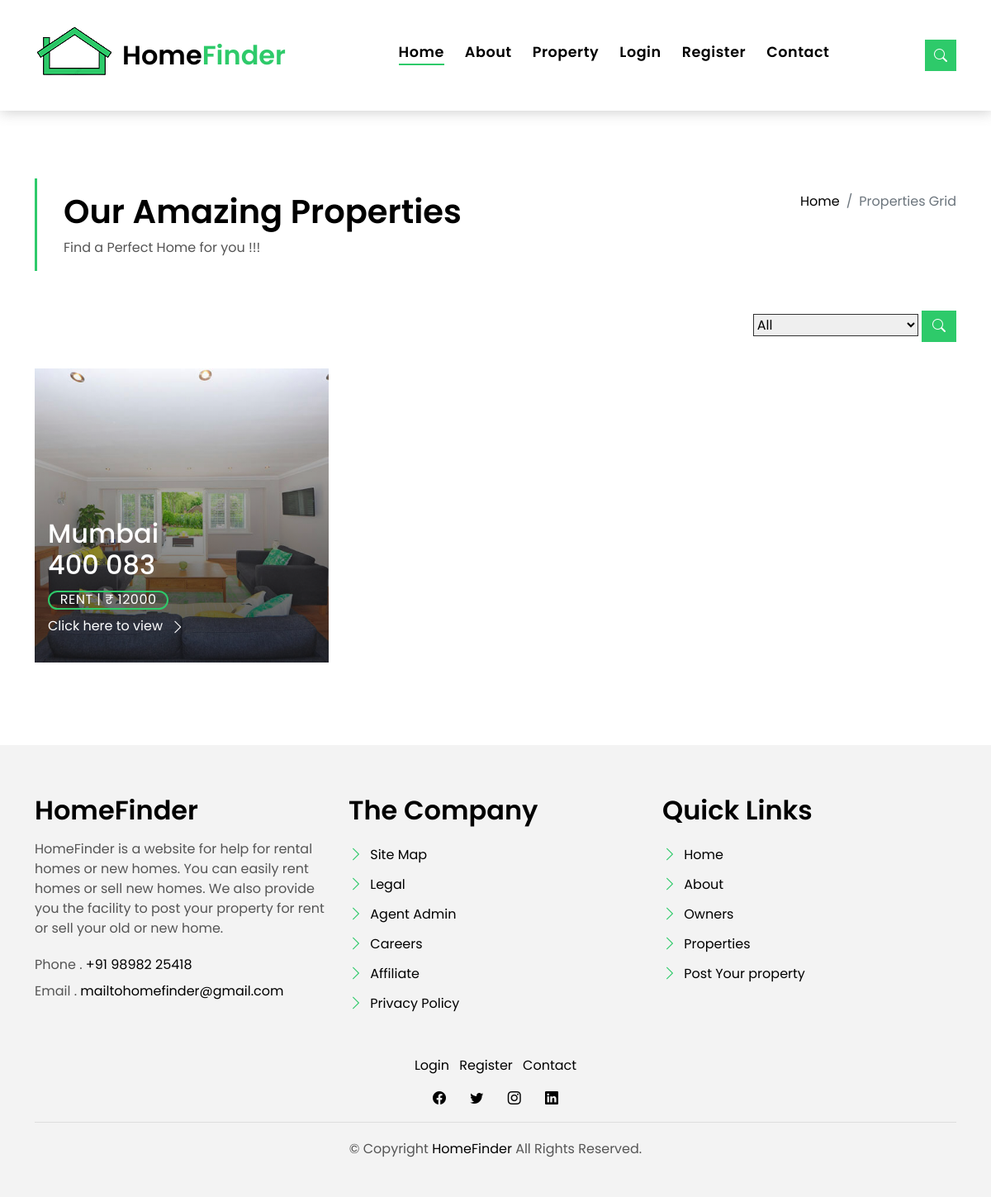
The page /property_grid/ on the database its author committed.
### HomeFinderApp/models.py (models this page shows)
class Post(models.Model):
    user = models.ForeignKey(User, on_delete=models.CASCADE, null=True, blank=True)
    property_id = models.CharField(max_length=15, null=True)
    location = models.CharField(max_length=100, null=True)
    add1 = models.CharField(max_length=100, null=True)
    pincode = models.CharField(max_length=100, null=True)
    property_type = models.CharField(max_length=100, null=True)
    status = models.CharField(max_length=100, null=True)
    area = models.CharField(max_length=100, null=True)
    price = models.CharField(max_length=100, null=True)
    beds = models.CharField(max_length=100, null=True)
    parking = models.CharField(max_length=100, null=True)
    property_des = models.CharField(max_length=255, null=True)
    imagefile = models.FileField(upload_to="Images", null=True, blank=True)
    videofile = models.FileField(upload_to="Videos", null=True, blank=True)
    name = models.CharField(max_length=100, null=True)
    mobile_no = models.CharField(max_length=10, null=True)
    email = models.EmailField(max_length=100, null=True)
    owner_des = models.CharField(max_length=255, null=True)
    owner_imagefile = models.FileField(upload_to="ProfileImages", null=True, blank=True)
    balcony = models.CharField(max_length=5, null=True, blank=True)
    security = models.CharField(max_length=5, null=True, blank=True)
    tv = models.CharField(max_length=5, null=True, blank=True)
    refrigerator = models.CharField(max_length=5, null=True, blank=True)
    modular_kitchen = models.CharField(max_length=5, null=True, blank=True)
    parking_area = models.CharField(max_length=5, null=True, blank=True)
    power_backup = models.CharField(max_length=5, null=True, blank=True)
    ac = models.CharField(max_length=5, null=True, blank=True)
    fit = models.CharField(max_length=5, null=True, blank=True)
    kids_area = models.CharField(max_length=5, null=True, blank=True)
    water = models.CharField(max_length=5, null=True, blank=True)
    bike = models.CharField(max_length=5, null=True, blank=True)
    class Meta:
        db_table = "Post"

### HomeFinderApp/views.py (the view, shortened to what this page needs)
# urls.py: path('property_grid/', views.property_grid, name='property_grid'),
def property_grid(request):
    if request.method == 'GET':
        form = SearchForm()
    posts = Post.objects.all()
    context = {'posts': posts}
    return render(request, 'property_grid.html', context)

### HomeFinderApp/templates/property_grid.html (shortened to what this page needs)
{% extends 'base.html' %}
{% block content %}
{% load static %}
<main id="main">
    <form action="{% url 'property_grid'  %} " method="POST">
        <section class="intro-single">
            <div class="container">
                <div class="row">
                    <div class="col-md-12 col-lg-8">
                        <div class="title-single-box">
                            <h1 class="title-single">Our Amazing Properties</h1>
                            <span class="color-text-a">Find a Perfect Home for you !!!</span>
                        </div>
                    </div>
                    <div class="col-md-12 col-lg-4">
                        <nav aria-label="breadcrumb" class="breadcrumb-box d-flex justify-content-lg-end">
                            <ol class="breadcrumb">
                                <li class="breadcrumb-item">
                                    <a href="{% url 'home' %}">Home</a>
                                </li>
                                <li aria-current="page" class="breadcrumb-item active">
                                    Properties Grid
                                </li>
                            </ol>
                        </nav>
                    </div>
                </div>
            </div>
        </section>
        <section class="property-grid grid">
            <div class="container">
                <div class="row">
                    <div class="col-sm-12">
                        <div class="grid-option">
                            <select class="custom-select" id="filter_status_by" name="filter_status_by">
                                <option selected>All</option>
                            </select>
                            <button class="btn btn-b-n " type="submit"><i class="bi bi-search"></i></button>
                        </div>
                    </div>
                    {% for post in posts %}
                    <div class="col-md-4">
                        <div class="card-box-a card-shadow">
                            <div class="img-box-a">
                                <img alt="" class="img-a img-fluid" src="{{post.imagefile.url}}">
                            </div>
                            <div class="card-overlay">
                                <div class="card-overlay-a-content">
                                    <div class="card-header-a">
                                        <h2 class="card-title-a">
                                            <a>{{post.location}}
                                                <br/>{{post.pincode}}</a>
                                        </h2>
                                    </div>
                                    <div class="card-body-a">
                                        <div class="price-box d-flex">
                                            <span class="price-a">{{post.status}} | ₹ {{post.price}}</span>
                                        </div>
                                        <a class="link-a" href="{% url 'property_single' post.id%}">Click here to view
                                            <span class="bi bi-chevron-right"></span>
                                        </a>
                                    </div>
                                </div>
                            </div>
                        </div>
                    </div>
                    {% endfor %}
                </div>
            </div>
        </section>
    </form>
</main>
{% endblock %}

### static/css/style.css (style rules this page uses)
body { font-family: "Poppins", sans-serif; color: #555555; }
h1, h2, h3, h4, h5, h6 { color: #000000; }
a { color: #000000; text-decoration: none; transition: all 0.5s ease; }
.link-a { text-decoration: none; color: #ffffff; text-decoration: none; }
@media (min-width: 768px) { .link-a { font-size: 0.9rem; } }
@media (min-width: 992px) { .link-a { font-size: 1rem; } }
.link-a span { font-size: 18px; vertical-align: middle; margin-left: 5px; }
@media (min-width: 768px) { .link-a span { font-size: 1.5rem; } }
@media (min-width: 992px) { .link-a span { font-size: 18px; } }
.color-text-a { text-decoration: none; color: #555555; }
.btn { transition: 0.5s ease; }
.btn.btn-b-n { background-color: #2eca6a; color: #ffffff; border-radius: 0; }
.intro-single { padding: 12rem 0 3rem; }
.intro-single .title-single-box { padding: 1rem 0 1rem 2rem; }
.intro-single .title-single-box { border-left: 3px solid #2eca6a; }
.intro-single .title-single-box .title-single { font-weight: 600; font-size: 2.2rem; }
@media (min-width: 768px) { .intro-single .title-single-box .title-single { font-size: 2.1rem; } }
@media (min-width: 992px) { .intro-single .title-single-box .title-single { font-size: 2.5rem; } }
.intro-single .breadcrumb-box { padding: 1rem 0 0 0.5rem; }
.intro-single .breadcrumb { background-color: transparent; padding-right: 0; padding-left: 0; }
.card-box-a span, .card-box-b span, .card-box-c span, .card-box-d span { line-height: 0; }
@media (min-width: 768px) { .grid .card-box-a, .grid .card-box-b, .grid .card-box-c, .grid .card-box-d { margin-bottom: 2.5rem; } }
.card-box-a, .card-box-b, .card-box-d { position: relative; overflow: hidden; -webkit-backface-visibility: hidden; backface-visibility: hidden; }
.card-box-a .img-a, .card-box-a .img-b, .card-box-b .img-a, .card-box-b .img-b { transition: 0.8s all ease-in-out; }
@media (min-width: 768px) { .card-box-a .price-a, .card-box-b .price-a { font-size: 0.9rem; } }
@media (min-width: 992px) { .card-box-a .price-a, .card-box-b .price-a { font-size: 1rem; } }
.card-overlay { position: absolute; width: 100%; height: 100%; top: 0; left: 0; }
.card-shadow { -webkit-backface-visibility: hidden; backface-visibility: hidden; }
.card-shadow:before { content: " "; position: absolute; top: 0; left: 0; width: 100%; height: 100%; z-index: 1; background: linear-gradient(to bottom, rgba(0, 0, 0, 0) 0%, rgba(0, 0, 0, 0.2) 27%, rgba(0, 0, 0, 0.65) 90%); }
.card-overlay-a-content { transition: all 0.5s ease-in; position: absolute; width: 100%; bottom: 0px; z-index: 2; }
@media (min-width: 768px) { .card-overlay-a-content { bottom: -20px; } }
@media (min-width: 992px) { .card-overlay-a-content { bottom: 0px; } }
.card-header-a { padding: 0 1rem; }
.card-header-a .card-title-a { color: #ffffff; margin-bottom: 0; padding-bottom: 0.7rem; }
@media (min-width: 768px) { .card-header-a .card-title-a { font-size: 1.3rem; } }
@media (min-width: 992px) { .card-header-a .card-title-a { font-size: 2rem; } }
.card-header-a .card-title-a a { color: #ffffff; text-decoration: none; }
.card-body-a { z-index: 2; transition: all 0.5s ease-in; padding: 0rem 1rem 2rem 1rem; }
.card-body-a .price-box { padding-bottom: 0.5rem; }
.price-a { color: #ffffff; padding: 0.6rem 0.8rem; border: 2px solid #2eca6a; border-radius: 50px; text-transform: uppercase; letter-spacing: 0.03em; }
.property-grid .grid-option { text-align: right; margin-bottom: 2rem; }
.property-grid .grid-option .custom-select { border-radius: 0; width: 200px; border-color: #313131; }
.property-grid .grid-option .custom-select option { border-color: #313131; }

### rows shown on the page
Post: imagefile (picture), location "Mumbai", pincode "400 083", status "RENT", price "12000"
